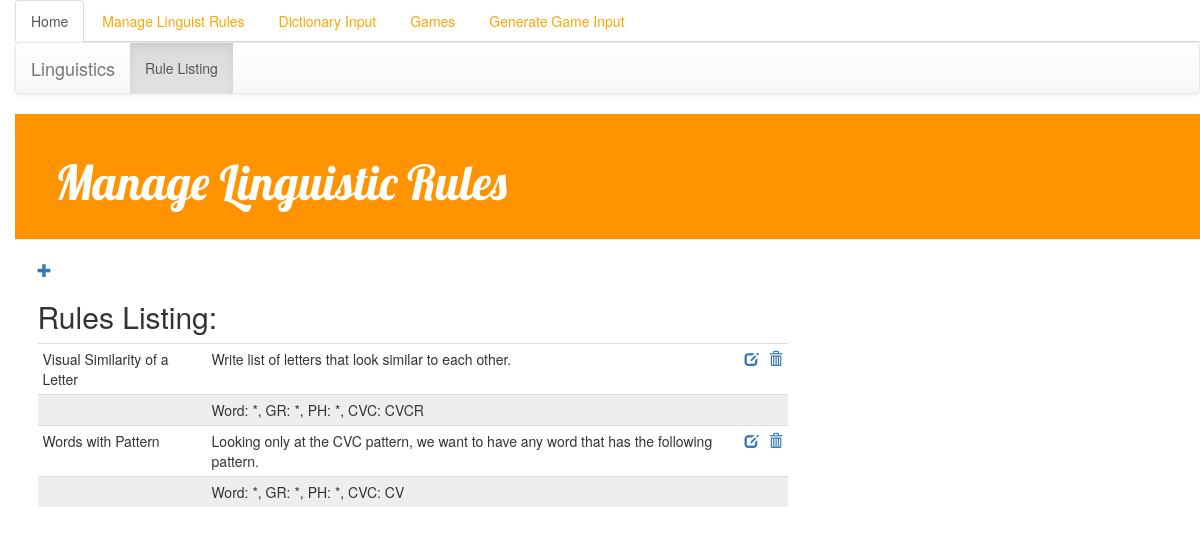
/Linguistics/linguistics_list/, run on an earlier commit of the app's database.
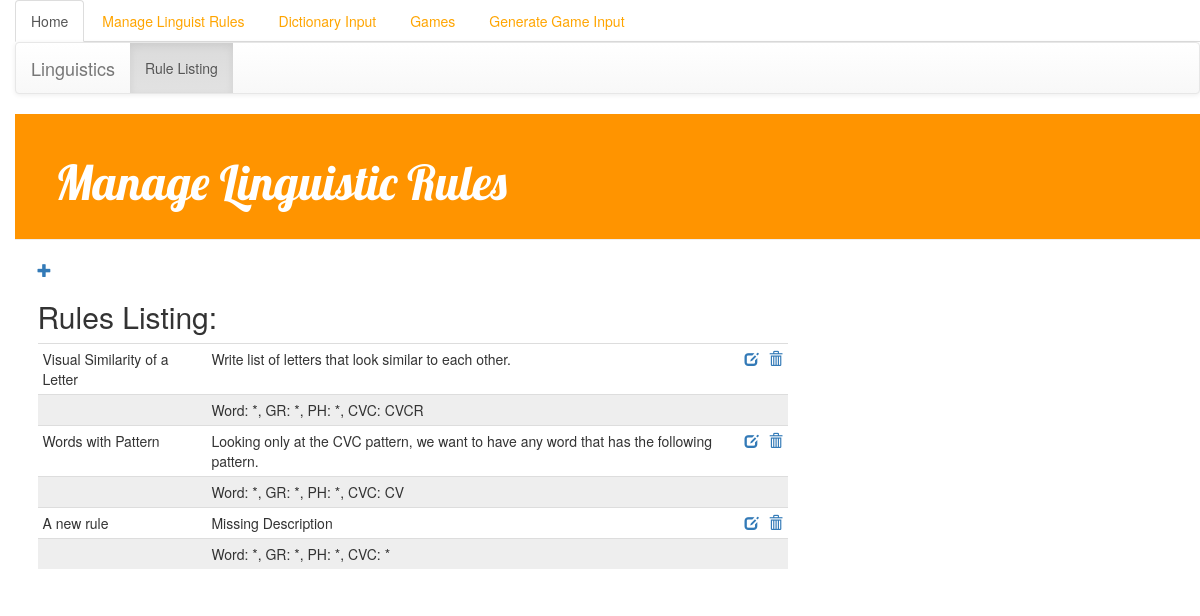
And on a later commit of the database.
### Linguistics/models.py (models this page shows, shortened)
class LinguisticRule(models.Model):
    name = models.CharField(max_length=200,default='', null=True)
    description = models.TextField(default='Missing Description')
    word = models.CharField(max_length=200,default='',null=True)
    ph = models.CharField(max_length=200,default='',null=True)
    gr = models.CharField(max_length=200,default='',null=True)
    CVC = models.CharField(max_length=200,default='',null=True)

### Linguistics/views.py (the view)
def linguistics_list(request):
    response = "Listing of Linguistic Rules."
    try:
        rules = LinguisticRule.objects.all()
    except LinguisticRule.DoesNotExist:
        raise Http404("rules do not exist")
    return render(request, "Linguistics/linguistics_list.html", {'rules': rules})

### templates/Linguistics/linguistics_list.html
{% extends 'Linguistics/base.html' %}
{% block content %}
    <a href="{% url 'linguistics_new'%}" class="top-menu"><span class="glyphicon glyphicon-plus"></span></a>
    <h2>Rules Listing: </h2>
    <div class="post">
<table class="table table-condensed">
    <tbody>
    {%  for rule in rules %}
        <tr>
            <td>
                {{ rule.name }}
            </td>
            <td>
                {{ rule.description }}
            </td>
            <td>
                <a href="{% url 'linguistics_edit' pk=rule.pk %}"><span class='glyphicon glyphicon-edit'></span></a>
            </td>
            <td>
                <a href="{% url 'linguistics_delete' pk=rule.pk %}"><span class='glyphicon glyphicon-trash'></span></a>
            </td>
        </tr>
        <tr>
        <td></td>
        <td>
            Word: {{ rule.word }}, GR: {{ rule.gr }}, PH: {{ rule.ph }}, CVC: {{ rule.CVC }}
        </td>
        <td></td>
        <td></td>
        </tr>
    {%  endfor %}
    </tbody>
</table>
    </div>
{% endblock %}

What changed in the data, as far as the page shows it:
added LinguisticRule: name "A new rule", description "Missing Description", word "*", gr "*", ph "*", CVC "*"
